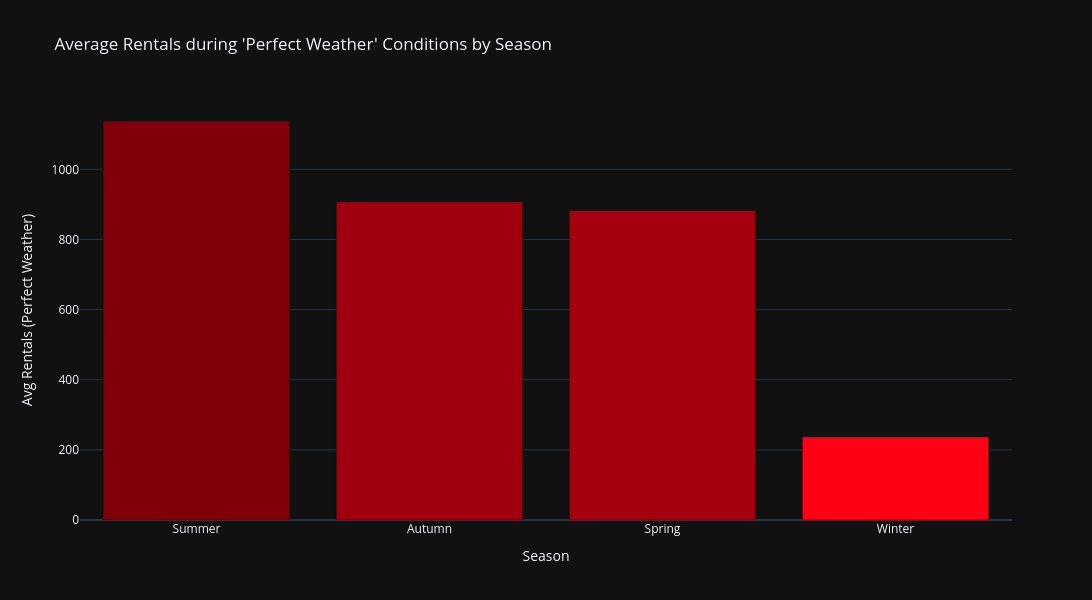

The notebook cell this image was saved under:
### Markdown cell above
Demand peaks at comfortable 25-30°C, rising steadily with temperature.  
Extreme heat slightly reduces usage, but cold below freezing drastically lowers demand. We can use forecasts to scale operations with temperature.

### Code cell
# What happens on "perfect" days?
# Isolate the performance when it's NOT raining, NOT snowing, and visibility is good, broken down by season.

df0 = duckdb.sql("""
    SELECT 
        seasons,
        CAST(AVG("rented_bike_count") AS INTEGER) AS avg_rentals_perfect_weather
    FROM df
    WHERE "rainfall(mm)" = 0 AND "snowfall_(cm)" = 0 AND "visibility_(10m)" > 1000
    GROUP BY seasons
    ORDER BY avg_rentals_perfect_weather DESC
""").df()

# Plot
fig = px.bar(
    df0, 
    x='seasons', 
    y='avg_rentals_perfect_weather',
    color='avg_rentals_perfect_weather',
    color_continuous_scale=['#FF0015', '#80000A'], # Base Red -> Dark Red gradient
    title="Average Rentals during 'Perfect Weather' Conditions by Season",
    labels={'avg_rentals_perfect_weather': 'Avg Rentals (Perfect Weather)', 'seasons': 'Season'}
)
fig.update_layout(coloraxis_showscale=False)
fig.show()

### Figure 1 — Plotly figure (JSON) as saved in the notebook; plotly's stock layout.template omitted (floating-point values rounded to 4 significant figures)
{"data": [{"hovertemplate": "Season=%{x}<br>Avg Rentals (Perfect Weather)=%{marker.color}<extra></extra>", "legendgroup": "", "marker": {"color": [1138, 908, 883, 237], "coloraxis": "coloraxis", "pattern": {"shape": ""}}, "name": "", "orientation": "v", "showlegend": false, "textposition": "auto", "type": "bar", "x": ["Summer", "Autumn", "Spring", "Winter"], "xaxis": "x", "y": [1138, 908, 883, 237], "yaxis": "y"}], "layout": {"barmode": "relative", "coloraxis": {"colorbar": {"title": {"text": "Avg Rentals (Perfect Weather)"}}, "colorscale": [[0, "#FF0015"], [1, "#80000A"]], "showscale": false}, "height": 600, "legend": {"tracegroupgap": 0}, "title": {"text": "Average Rentals during 'Perfect Weather' Conditions by Season"}, "width": 1200, "xaxis": {"anchor": "y", "domain": [0, 1], "title": {"text": "Season"}}, "yaxis": {"anchor": "x", "domain": [0, 1], "title": {"text": "Avg Rentals (Perfect Weather)"}}}}
